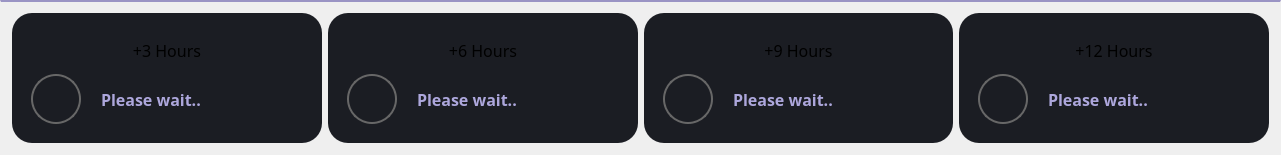
              <widget class="QFrame" name="weather_forecast_frame">
               <property name="geometry">
                <rect>
                 <x>-1</x>
                 <y>0</y>
                 <width>1281</width>
                 <height>155</height>
                </rect>
               </property>
               <property name="styleSheet">
                <string notr="true">QFrame{border-top: 2px solid rgb(154, 148, 196)}</string>
               </property>
               <property name="frameShape">
                <enum>QFrame::StyledPanel</enum>
               </property>
               <property name="frameShadow">
                <enum>QFrame::Raised</enum>
               </property>
               <layout class="QHBoxLayout" name="horizontalLayout_4">
                <item>
                 <widget class="QFrame" name="frame_8">
                  <property name="styleSheet">
                   <string notr="true">background-color: rgb(27, 29, 35);
padding: 10px;
border-radius: 20px;
border: none;</string>
                  </property>
                  <property name="frameShape">
                   <enum>QFrame::StyledPanel</enum>
                  </property>
                  <property name="frameShadow">
                   <enum>QFrame::Raised</enum>
                  </property>
                  <layout class="QGridLayout" name="gridLayout_7">
                   <item row="1" column="1">
                    <widget class="QLabel" name="forecast_temp1">
                     <property name="minimumSize">
                      <size>
                       <width>0</width>
                       <height>30</height>
                      </size>
                     </property>
                     <property name="font">
                      <font>
                       <family>Adobe Caslon Pro</family>
                       <pointsize>12</pointsize>
                       <weight>75</weight>
                       <bold>true</bold>
                      </font>
                     </property>
                     <property name="styleSheet">
                      <string notr="true">color: rgb(173, 167, 220);border: none;</string>
                     </property>
                     <property name="text">
                      <string>Please wait..</string>
                     </property>
                    </widget>
                   </item>
                   <item row="1" column="0">
                    <widget class="QLabel" name="forecast_icon1">
                     <property name="minimumSize">
                      <size>
                       <width>50</width>
                       <height>50</height>
                      </size>
                     </property>
                     <property name="maximumSize">
                      <size>
                       <width>50</width>
                       <height>50</height>
                      </size>
                     </property>
                     <property name="font">
                      <font>
                       <pointsize>2</pointsize>
                      </font>
                     </property>
                     <property name="styleSheet">
                      <string notr="true">border: none;
padding: 5px;
border: 2px solid rgb(103, 103, 103);
border-radius: 25px;
color: rgb(252, 191, 130);</string>
                     </property>
                     <property name="text">
                      <string/>
                     </property>
                     <property name="scaledContents">
                      <bool>true</bool>
                     </property>
                    </widget>
                   </item>
                   <item row="0" column="0" colspan="2">
                    <widget class="QLabel" name="forecast_time1">
                     <property name="minimumSize">
                      <size>
                       <width>0</width>
                       <height>30</height>
                      </size>
                     </property>
                     <property name="font">
                      <font>
                       <family>Adobe Caslon Pro</family>
                       <pointsize>12</pointsize>
                      </font>
                     </property>
                     <property name="styleSheet">
                      <string notr="true">border: none;</string>
                     </property>
                     <property name="text">
                      <string>+3 Hours</string>
                     </property>
                     <property name="alignment">
                      <set>Qt::AlignCenter</set>
                     </property>
                    </widget>
                   </item>
                  </layout>
                 </widget>
                </item>
                <item>
                 <widget class="QFrame" name="frame_9">
                  <property name="styleSheet">
                   <string notr="true">background-color: rgb(27, 29, 35);
padding: 10px;
border-radius: 20px;
border: none;</string>
                  </property>
                  <property name="frameShape">
                   <enum>QFrame::StyledPanel</enum>
                  </property>
                  <property name="frameShadow">
                   <enum>QFrame::Raised</enum>
                  </property>
                  <layout class="QGridLayout" name="gridLayout_8">
                   <item row="0" column="0" colspan="2">
                    <widget class="QLabel" name="forecast_time2">
                     <property name="minimumSize">
                      <size>
                       <width>0</width>
                       <height>30</height>
                      </size>
                     </property>
                     <property name="font">
                      <font>
                       <family>Adobe Caslon Pro</family>
                       <pointsize>12</pointsize>
                      </font>
                     </property>
                     <property name="styleSheet">
                      <string notr="true">border: none;</string>
                     </property>
                     <property name="text">
                      <string>+6 Hours</string>
                     </property>
                     <property name="alignment">
                      <set>Qt::AlignCenter</set>
                     </property>
                    </widget>
                   </item>
                   <item row="1" column="1">
                    <widget class="QLabel" name="forecast_temp2">
                     <property name="minimumSize">
                      <size>
                       <width>0</width>
                       <height>30</height>
                      </size>
                     </property>
                     <property name="font">
                      <font>
                       <family>Adobe Caslon Pro</family>
                       <pointsize>12</pointsize>
                       <weight>75</weight>
                       <bold>true</bold>
                      </font>
                     </property>
                     <property name="styleSheet">
                      <string notr="true">color: rgb(173, 167, 220);border: none;</string>
                     </property>
                     <property name="text">
                      <string>Please wait..</string>
                     </property>
                    </widget>
                   </item>
                   <item row="1" column="0">
                    <widget class="QLabel" name="forecast_icon2">
                     <property name="minimumSize">
                      <size>
                       <width>50</width>
                       <height>50</height>
                      </size>
                     </property>
                     <property name="maximumSize">
                      <size>
                       <width>50</width>
                       <height>50</height>
                      </size>
                     </property>
                     <property name="font">
                      <font>
                       <pointsize>2</pointsize>
                      </font>
                     </property>
                     <property name="styleSheet">
                      <string notr="true">border: none;
padding: 5px;
border: 2px solid rgb(103, 103, 103);
border-radius: 25px;
color: rgb(252, 191, 130);</string>
                     </property>
                     <property name="text">
                      <string/>
                     </property>
                     <property name="scaledContents">
                      <bool>true</bool>
                     </property>
                    </widget>
                   </item>
                  </layout>
                 </widget>
                </item>
                <item>
                 <widget class="QFrame" name="frame_10">
                  <property name="styleSheet">
                   <string notr="true">background-color: rgb(27, 29, 35);
padding: 10px;
border-radius: 20px;
border: none;</string>
                  </property>
                  <property name="frameShape">
                   <enum>QFrame::StyledPanel</enum>
                  </property>
                  <property name="frameShadow">
                   <enum>QFrame::Raised</enum>
                  </property>
                  <layout class="QGridLayout" name="gridLayout_9">
                   <item row="1" column="1">
                    <widget class="QLabel" name="forecast_temp3">
                     <property name="minimumSize">
                      <size>
                       <width>0</width>
                       <height>30</height>
                      </size>
                     </property>
                     <property name="font">
                      <font>
                       <family>Adobe Caslon Pro</family>
                       <pointsize>12</pointsize>
                       <weight>75</weight>
                       <bold>true</bold>
                      </font>
                     </property>
                     <property name="styleSheet">
                      <string notr="true">color: rgb(173, 167, 220);border: none;</string>
                     </property>
                     <property name="text">
                      <string>Please wait..</string>
                     </property>
                    </widget>
                   </item>
                   <item row="1" column="0">
                    <widget class="QLabel" name="forecast_icon3">
                     <property name="minimumSize">
                      <size>
                       <width>50</width>
                       <height>50</height>
                      </size>
                     </property>
                     <property name="maximumSize">
                      <size>
                       <width>50</width>
                       <height>50</height>
                      </size>
                     </property>
                     <property name="font">
                      <font>
                       <pointsize>2</pointsize>
                      </font>
                     </property>
                     <property name="styleSheet">
                      <string notr="true">border: none;
padding: 5px;
border: 2px solid rgb(103, 103, 103);
border-radius: 25px;
color: rgb(252, 191, 130);</string>
                     </property>
                     <property name="text">
                      <string/>
                     </property>
                     <property name="scaledContents">
                      <bool>true</bool>
                     </property>
                    </widget>
                   </item>
                   <item row="0" column="0" colspan="2">
                    <widget class="QLabel" name="forecast_time3">
                     <property name="minimumSize">
                      <size>
                       <width>0</width>
                       <height>30</height>
                      </size>
                     </property>
                     <property name="font">
                      <font>
                       <family>Adobe Caslon Pro</family>
                       <pointsize>12</pointsize>
                      </font>
                     </property>
                     <property name="styleSheet">
                      <string notr="true">border: none;</string>
                     </property>
                     <property name="text">
                      <string>+9 Hours</string>
                     </property>
                     <property name="alignment">
                      <set>Qt::AlignCenter</set>
                     </property>
                    </widget>
                   </item>
                  </layout>
                 </widget>
                </item>
                <item>
                 <widget class="QFrame" name="frame_11">
                  <property name="styleSheet">
                   <string notr="true">background-color: rgb(27, 29, 35);
padding: 10px;
border-radius: 20px;
border: none;</string>
                  </property>
                  <property name="frameShape">
                   <enum>QFrame::StyledPanel</enum>
                  </property>
                  <property name="frameShadow">
                   <enum>QFrame::Raised</enum>
                  </property>
                  <layout class="QGridLayout" name="gridLayout_10">
                   <item row="1" column="0">
                    <widget class="QLabel" name="forecast_icon4">
                     <property name="minimumSize">
                      <size>
                       <width>50</width>
                       <height>50</height>
                      </size>
                     </property>
                     <property name="maximumSize">
                      <size>
                       <width>50</width>
                       <height>50</height>
                      </size>
                     </property>
                     <property name="font">
                      <font>
                       <pointsize>2</pointsize>
                      </font>
                     </property>
                     <property name="styleSheet">
                      <string notr="true">border: none;
padding: 5px;
border: 2px solid rgb(103, 103, 103);
border-radius: 25px;
color: rgb(252, 191, 130);</string>
                     </property>
                     <property name="text">
                      <string/>
                     </property>
                     <property name="scaledContents">
                      <bool>true</bool>
                     </property>
                    </widget>
                   </item>
                   <item row="1" column="1">
                    <widget class="QLabel" name="forecast_temp4">
                     <property name="minimumSize">
                      <size>
                       <width>0</width>
                       <height>30</height>
                      </size>
                     </property>
                     <property name="font">
                      <font>
                       <family>Adobe Caslon Pro</family>
                       <pointsize>12</pointsize>
                       <weight>75</weight>
                       <bold>true</bold>
                      </font>
                     </property>
                     <property name="styleSheet">
                      <string notr="true">color: rgb(173, 167, 220);border: none;</string>
                     </property>
                     <property name="text">
                      <string>Please wait..</string>
                     </property>
                    </widget>
                   </item>
                   <item row="0" column="0" colspan="2">
                    <widget class="QLabel" name="forecast_time4">
                     <property name="minimumSize">
                      <size>
                       <width>0</width>
                       <height>30</height>
                      </size>
                     </property>
                     <property name="font">
                      <font>
                       <family>Adobe Caslon Pro</family>
                       <pointsize>12</pointsize>
                      </font>
                     </property>
                     <property name="styleSheet">
                      <string notr="true">border: none;</string>
                     </property>
                     <property name="text">
                      <string>+12 Hours</string>
                     </property>
                     <property name="alignment">
                      <set>Qt::AlignCenter</set>
                     </property>
                    </widget>
                   </item>
                  </layout>
                 </widget>
                </item>
               </layout>
              </widget>
